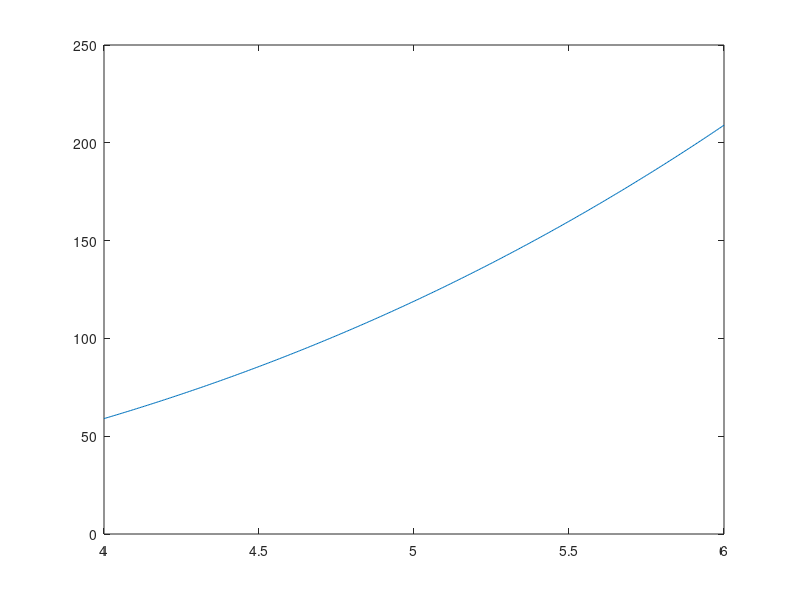

MATLAB code to generate this figure: (Note: this script raises an error after producing the figure.)
clc;
clear;

% Define function
F = @(x) x.^3 - x - 1;

% User input
a = input("Enter value of a: ");
b = input("Enter value of b: ");
tol = input("Enter tolerance: ");

% Bisection check
if F(a)*F(b) > 0
    disp("Not a valid interval for bisection");
else
    n = 100;   % max iterations

    for i = 1:n
        c = (a + b)/2;

        if abs(F(c)) < tol
            break;
        end

        if F(a)*F(c) < 0
            b = c;
        else
            a = c;
        end
    end

    fprintf("Root is %.4f\n", c);
end

% -------- GRAPH PART --------
x = linspace(a-1, b+1, 400);   % x range
y = F(x);

figure;
plot(x, y);        % function graph
hold on;
plot(c, 0, 'o');   % root point
yline(0);          % x-axis
grid on;

xlabel('x');
ylabel('F(x)');
title('Graph of F(x) = x^3 - x - 1 with Root');
